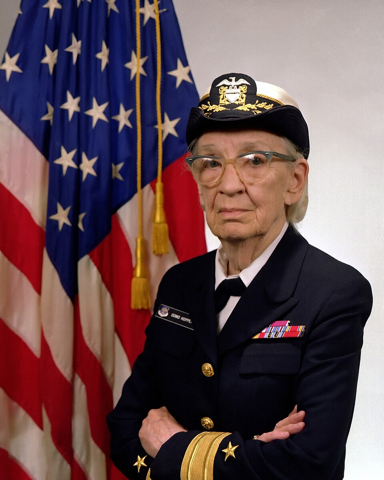
#> input picture core/tests/fixtures/portrait.png, 384 x 480 px
$ python portrait.py ../core/tests/fixtures/portrait.png
#> lines starting #> are read from the running program, lines starting #| are printed output that depends on the picture; after the words box and inside, x2 and y2 are one past the last pixel; in counts of white or black regions, pixels touching at a corner belong together
#!/usr/bin/env python3
"""Prepares the sysop portrait for the ANSI quantiser.

Committed because the result is a committed PNG and nobody can reproduce a
hand-edited one. Run from the repo root:

    python3 design/portrait.py

THE PROBLEM. The sun is directly behind his head, so it burns through beside
the hair and along the jaw. Measured on this frame, as blue-minus-red and
luminance:

    open sky                +91   151
    glare wedge, jaw        +13   194    must go
    glare streak, hair      -12   146    must go
    backlit hair itself      ~0   150    must stay
    cheek                   -41    91    must stay
    dark shirt              +15    60    must stay

No threshold on colour or brightness separates those. A colour test misses
both glare regions - one is nearly neutral, the other is WARM, on the skin
side of any such test. A brightness test takes the glare and the backlit hair
together, because they are the same brightness. Loosening the colour test to
reach the wedge pulls in the shirt, which reflects skylight. Each was tried
and each failed.

THE ANSWER IS NOT A BETTER THRESHOLD ON THE PIXEL. It is that the sky is a
smooth gradient and a person is not. Fit the sky as a quadratic surface over
the pixels that are unambiguously sky, then ask every pixel how far it sits
from what the sky ought to be at that position:

    sky                7.9
    glare wedge       34.3
    glare streak      56.6
    cheek             83.0
    backlit hair     118.3

The glare is sky - blown out, but still sky, and still close to what the
fitted surface predicts there. Hair and skin are nowhere near it. One
threshold now separates them with room to spare, and because the mask is a
flood fill from the frame edge the boundary is the photograph's own, following
individual strands of hair.

A hand-traced polygon was tried before this and is what NOT to do: 37 straight
segments cannot follow hair, so it changed the shape of his head. The edge has
to come from the picture.
"""

import sys
from collections import deque

import numpy as np
from PIL import Image, ImageEnhance, ImageFilter, ImageOps

CROP = (190, 50, 590, 545)

# A deep navy. Bright blue competes with the subject for attention and eats a
# palette entry the face wants; dark enough and it reads as a ground.
BACKGROUND = (10, 16, 66)

# How far from the fitted sky a pixel may sit and still count as sky. 55 falls
# between the glare streak at 56.6 and the cheek at 83. At 65 it leaks into
# the forehead, which is obvious the moment the mask is viewed as an overlay.
SKY_RESIDUAL = 55.0


def _box(x, r, axis):
    """One box-blur pass along an axis, by cumulative sum."""
    x = np.moveaxis(x, axis, 0)
    pad = np.pad(x, ((r + 1, r), (0, 0)), mode="edge")
    c = np.cumsum(pad, axis=0)
    out = (c[2 * r + 1 :] - c[: -(2 * r + 1)]) / (2 * r + 1)
    return np.moveaxis(out, 0, axis)


def subject_mask(a):
    """The subject, as a boolean, by fitting the sky and flood-filling.

    The fit is refined once with outliers dropped, so a bright cloud cannot
    drag the surface toward itself and widen what counts as sky.
    """
    h, w, _ = a.shape
    r, b = a[..., 0], a[..., 2]
    ys, xs = np.mgrid[0:h, 0:w]
    X = np.stack([np.ones_like(ys), xs, ys, xs**2, xs * ys, ys**2], -1).astype(float)

    sure = (b - r) > 35
    pred = np.zeros_like(a)
    fit_on = sure.copy()
    for _ in range(2):
        for ch in range(3):
            coef, *_ = np.linalg.lstsq(X[fit_on], a[..., ch][fit_on], rcond=None)
            pred[..., ch] = X @ coef
        resid = np.abs(a - pred).mean(2)
        fit_on = sure & (resid < np.percentile(resid[sure], 90))

    passable = np.abs(a - pred).mean(2) < SKY_RESIDUAL

    # Only what is connected to the frame edge. Anything sky-coloured but
    # enclosed by the subject - a catchlight in an eye - stays.
    bg = np.zeros((h, w), bool)
    q = deque()
    for x in range(w):
        for y in (0, h - 1):
            if passable[y, x]:
                bg[y, x] = True
                q.append((y, x))
    for y in range(h):
        for x in (0, w - 1):
            if passable[y, x]:
                bg[y, x] = True
                q.append((y, x))
    while q:
        y, x = q.popleft()
        for dy, dx in ((1, 0), (-1, 0), (0, 1), (0, -1)):
            ny, nx = y + dy, x + dx
            if 0 <= ny < h and 0 <= nx < w and passable[ny, nx] and not bg[ny, nx]:
                bg[ny, nx] = True
                q.append((ny, nx))
    return ~bg


def local_tone_map(img, subject, base_blur=34.0, base=0.68, detail=1.35):
    """Compresses large-scale brightness while keeping local detail.

    This is what the ear needed. It is sunlit and sits about 68 levels
    brighter than the cheek, so under k-means it forms its own bright cluster,
    claims its own palette entries, and renders as a flat slab. It is not
    featureless - the folds are plainly there - but that structure is small
    compared with the ear's OFFSET from the face, so every global tool missed
    it.

    Splitting luminance into a blurred BASE and the residual DETAIL lets them
    be treated separately: squash the base so the ear sits nearer the face,
    lift the detail so the folds survive. Colour rides along by scaling, so
    hue is untouched.

    `base` is deliberately mild. An earlier 0.52 flattened the modelling of
    the entire face to fix one ear, which is a bad trade.
    """
    a = np.asarray(img).astype(np.float32)
    lum = np.maximum(a.mean(2), 1.0)

    def blur(x):
        out = x.astype(np.float32)
        r = max(1, int(base_blur))
        for _ in range(3):
            out = _box(_box(out, r, 0), r, 1)
        return out

    b = blur(lum)
    d = lum - b
    pivot = float(np.median(lum[subject])) if subject.any() else float(np.median(lum))
    out_lum = np.clip(pivot + (b - pivot) * base + d * detail, 1.0, 255.0)
    return Image.fromarray(np.clip(a * (out_lum / lum)[..., None], 0, 255).astype(np.uint8))


# Where the clipped highlights are cut off, as a percentile of the subject's
# own luminance, and how much of the excess survives.
#
# Set from the distribution rather than picked: the face lives at p95 = 152
# and p98 = 170, then jumps to p99 = 226. That last one percent is clipped
# rim light with no detail in it, and it is the only thing that reaches the
# palette's white entry.
HIGHLIGHT_KNEE = 97
HIGHLIGHT_RATIO = 0.2


def tame_highlights(img, subject, knee_pct=HIGHLIGHT_KNEE, ratio=HIGHLIGHT_RATIO):
    """Pulls the clipped rim light down so it stops rendering as white.

    WHAT IS LEFT AFTER THE BACKGROUND COMES OUT is a scattering of blown
    pixels INSIDE the subject: the sun catching the edge of the hair, the top
    of the shoulder, the line of the jaw. They are not an edge artefact -
    measured, every one of them sits more than eight pixels inside the
    silhouette, with the dark edge of the hair outside them - so eroding the
    mask would not touch them without eating the hair.

    They are 0.8% of the frame at RGB (249,244,236): clipped, neutral, and
    carrying no detail. Sixteen colours have nothing between "bright skin"
    and "white", so each one lands on the white entry and reads as a torn
    paper edge stuck to the subject.

    A knee at the subject's own p97 with a firm ratio brings 250 down to
    about 178, inside the range the face already occupies, so the quantiser
    grades them with skin instead of spending its lightest entry on them.

    THE RATIO HAS TO BE FIRM. At 0.35 the white got WORSE, not better -
    2.2x worse - because it landed those pixels in the 170-200 band, still
    above every skin tone and still taking a pale entry. Half-compressing a
    clipped highlight moves the problem rather than removing it.

    This is deliberately narrow. An earlier attempt put the knee at p90 and
    flattened the whole picture to fix one ear. At p97 the subject's mean
    luminance moves by one level and its standard deviation by two.
    """
    a = np.asarray(img).astype(np.float32)
    if not subject.any():
        return img
    lum = np.maximum(a.mean(2), 1.0)
    knee = float(np.percentile(lum[subject], knee_pct))
    tamed = np.minimum(lum, knee) + np.clip(lum - knee, 0, None) * ratio
    out = a * (tamed / lum)[..., None]
    # The background is a flat fill and has no highlights to tame.
    out[~subject] = a[~subject]
    return Image.fromarray(np.clip(out, 0, 255).astype(np.uint8))


def prepare(src_path, out_path, overlay_path=None):
#> called with src_path = '../core/tests/fixtures/portrait.png', out_path = '/tmp/dan-prepped.png', overlay_path = '/tmp/dan-mask-overlay.png'
    src = Image.open(src_path).convert("RGB")
#> src is the input picture: PIL image 384x480 RGB; mean R, G, B 103.4, 78.9, 83.2
    crop = ImageOps.autocontrast(src.crop(CROP), cutoff=1)
    crop = Image.eval(crop, lambda v: int(255 * ((v / 255) ** 0.70)))

    subject = subject_mask(np.asarray(crop).astype(float))
#> in subject_mask, `sure = (b - r) > 35`:
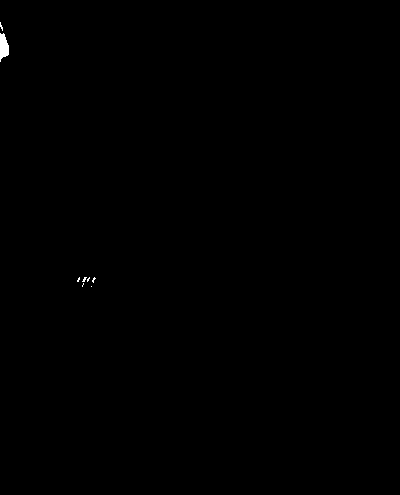
#> sure: shape (495, 400) bool; 0.12% white; 8 white regions (7 under 20 px), largest, box (x1, y1, x2, y2) and area: (0, 33, 9, 62) 184
#> after the loop in subject_mask, `for _ in range(2):`:
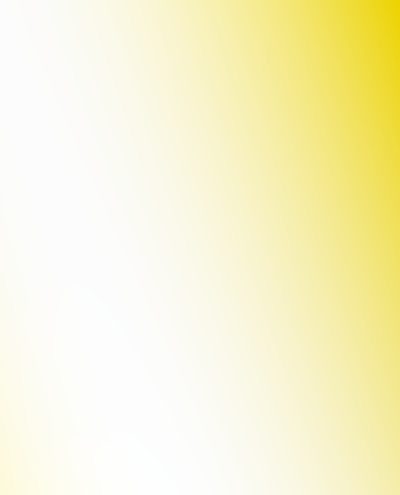
#> pred: shape (495, 400, 3) float64; mean of channels 0, 1, 2 -311.4, -916.1, -6013.5; drawn with min black and max white
#> in subject_mask, `passable = np.abs(a - pred).mean(2) < SKY_RESIDUAL`: passable: shape (495, 400) bool; 2.6% white; 59 white regions (47 under 20 px), largest, box (x1, y1, x2, y2) and area: (19, 129, 79, 229) 2414, (0, 21, 50, 130) 1598, (68, 198, 102, 248) 272
#> after the loop in subject_mask, `for x in range(w):`: bg: shape (495, 400) bool; every value is 0
#> after the loop in subject_mask, `for y in range(h):`: bg: shape (495, 400) bool; 0.03% white in thin lines or dots, all inside (x1, y1, x2, y2) = (0, 21, 1, 117)
#> after the loop in subject_mask, `while q:`:
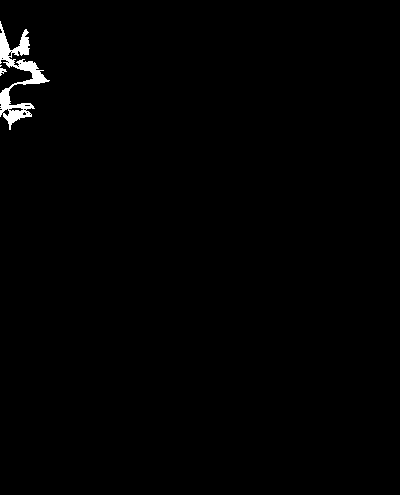
#> bg: shape (495, 400) bool; 0.8% white; 3 white regions (1 under 20 px), largest, box (x1, y1, x2, y2) and area: (0, 21, 50, 130) 1549, (0, 68, 7, 76) 29

    # The mask is checked as an OVERLAY on the photograph before anything is
    # rendered. Every failed attempt at this was obvious in the mask and
    # invisible in the output, which is where I kept looking instead.
    if overlay_path:
        ov = np.asarray(crop).copy()
        ov[~subject] = (ov[~subject] * 0.25 + np.array([255, 0, 0]) * 0.75).astype(np.uint8)
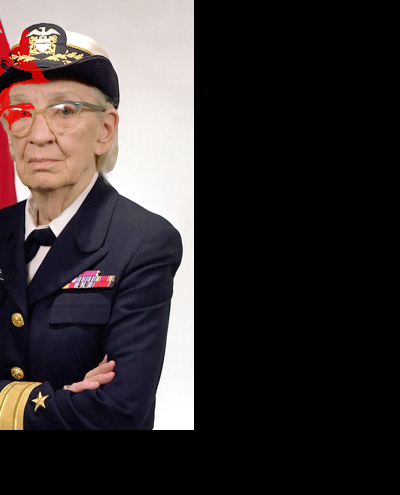
#> ov: shape (495, 400, 3); mean R, G, B 56.8, 49.7, 49.8
        Image.fromarray(ov).save(overlay_path)

    m = Image.fromarray((subject * 255).astype(np.uint8)).filter(ImageFilter.MedianFilter(3))
#> m: PIL image 400x495 L; 99.2% white; 1 black region, box (x1, y1, x2, y2) and area: (0, 22, 49, 129) 1605
    m = m.filter(ImageFilter.GaussianBlur(0.6))

    toned = local_tone_map(crop, subject)
#> after the loop in blur, `for _ in range(3):`:
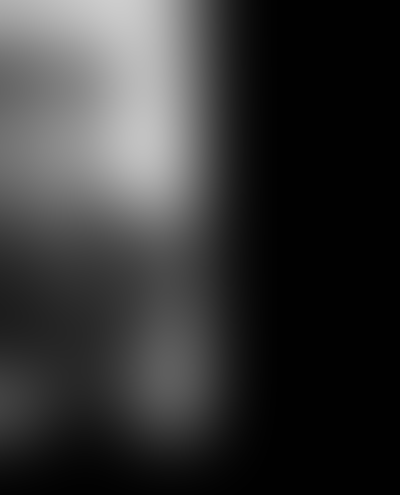
#> out: shape (495, 400) float32; min 1, max 205.6, mean 52.2
#> in local_tone_map, `d = lum - b`:
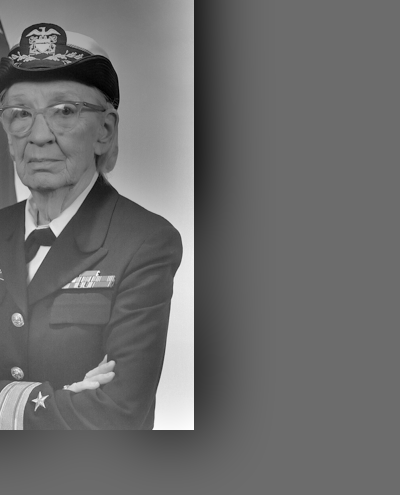
#> d: shape (495, 400) float32; min -153.7, max 206.3, mean 0.4; drawn with min black and max white
#> in local_tone_map, `pivot = float(np.median(lum[subject])) if subject.any() else float(np...`: pivot = 1
    out = Image.composite(toned, Image.new("RGB", crop.size, BACKGROUND), m)
#> out: PIL image 400x495 RGB

    # Contrast goes back on AFTER the tone map. The other order clips the ear
    # structure the tone map has just recovered.
    out = ImageEnhance.Brightness(out).enhance(1.06)
    out = ImageEnhance.Contrast(out).enhance(1.14)
    out = ImageEnhance.Color(out).enhance(1.06)
    out = tame_highlights(out, subject)
#> in tame_highlights, `lum = np.maximum(a.mean(2), 1.0)`:
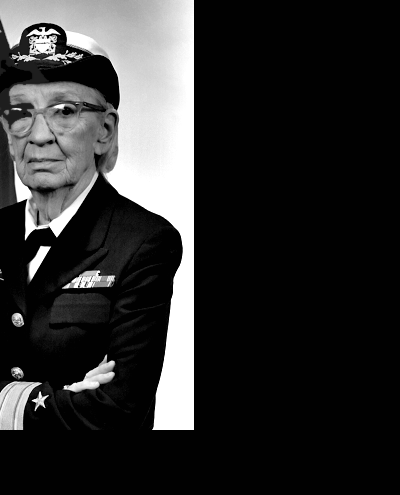
#> lum: shape (495, 400) float32; min 1, max 255, mean 46.3
#> in tame_highlights, `knee = float(np.percentile(lum[subject], knee_pct))`: knee = 255
    out.save(out_path)
    print(f"{out_path}  subject {100 * subject.mean():.0f}% of frame")
#> (printed output is left out)


if __name__ == "__main__":
    src = sys.argv[1] if len(sys.argv) > 1 else (
        "/home/devops/.paseo/worktrees/0a1k3qja/rebel-hippo/website/public/graphics/dan-square.jpg"
    )
    prepare(src, "/tmp/dan-prepped.png", "/tmp/dan-mask-overlay.png")
